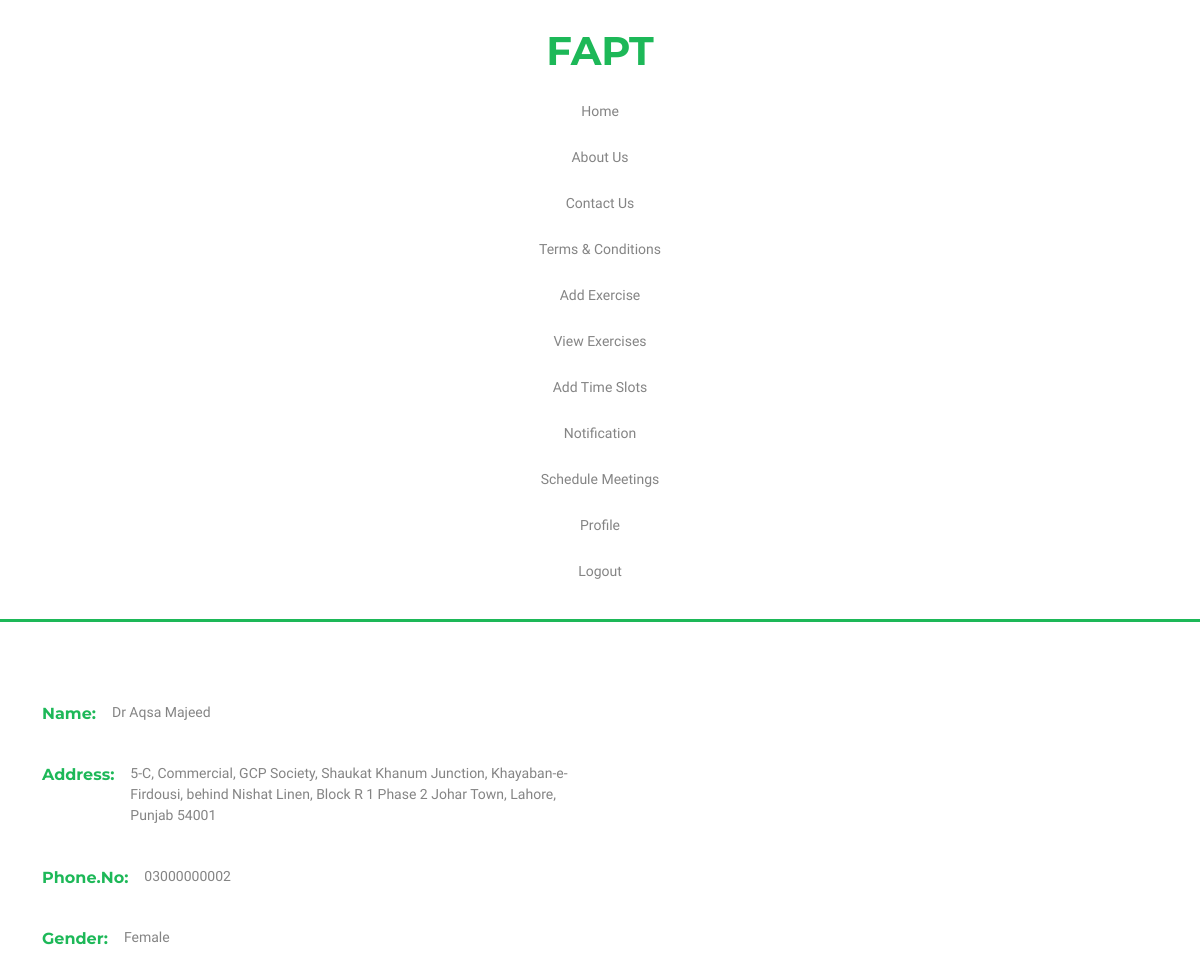
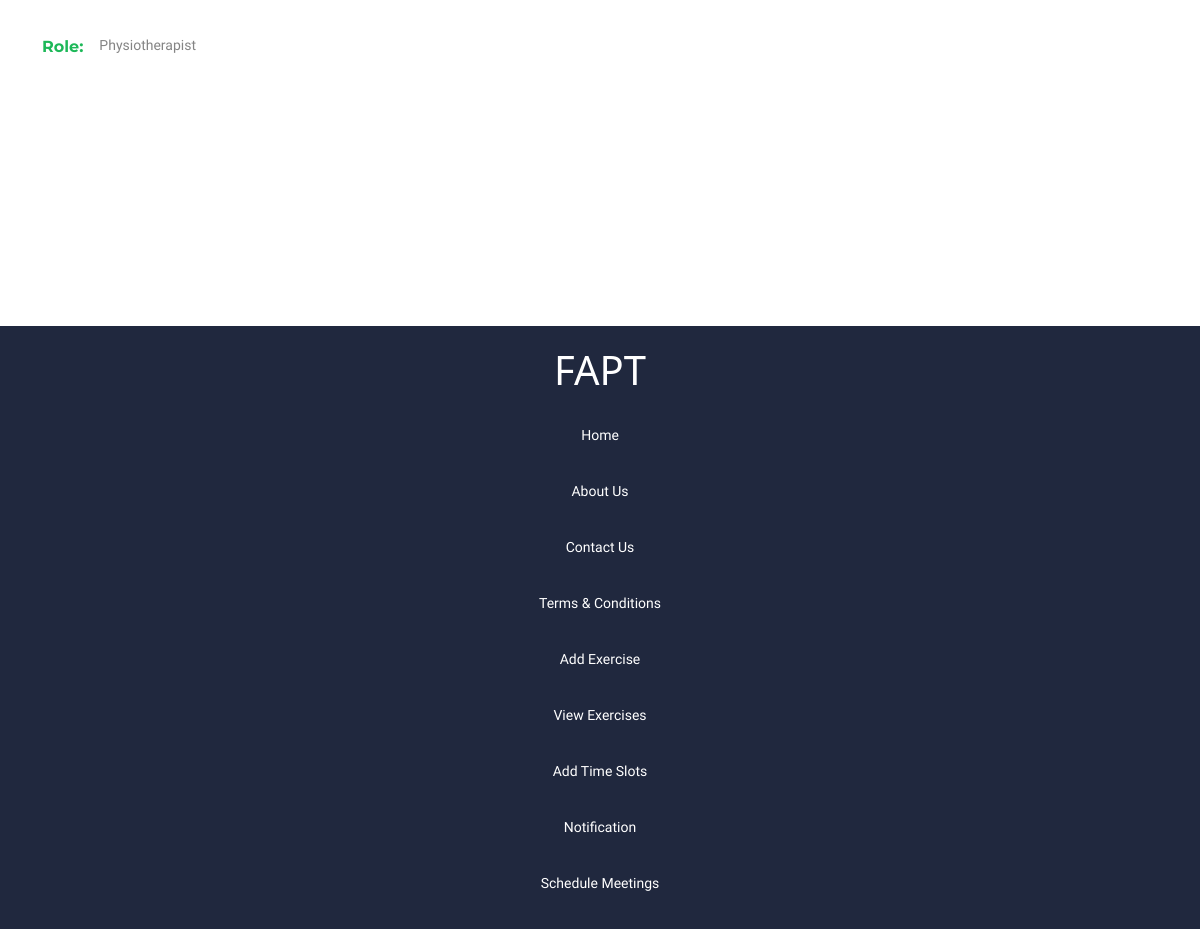
Page /PhysiotherapistPanel/physio-profile.php (signed in) on the committed database (2 pictures, top to bottom).
### tables this page shows
CREATE TABLE `physiotherapist` (
  `Physio_id` int(11) NOT NULL,
  `Physio_name` varchar(255) NOT NULL,
  `Physio_address` varchar(255) NOT NULL,
  `Physio_email` varchar(255) NOT NULL,
  `Physio_gender` varchar(255) NOT NULL,
  `Physio_qualification` varchar(255) NOT NULL,
  `Physio_experience` varchar(255) NOT NULL,
  `Physio_password` varchar(255) NOT NULL,
  `Physio_phone` varchar(255) NOT NULL,
  `Physio_rating` int(2) NOT NULL
);

### PhysiotherapistPanel/physio-profile.php (the view, shortened to what this page needs)
<?php
if(!isset($_SESSION['pno'])){
    header("location: ../login.php");
}
else{
    $phone_num = $_SESSION['pno'];
}
?>
<!DOCTYPE html>
<html lang="en">
<head>
    <link href="https://cdn.jsdelivr.net/npm/bootstrap@5.2.0/dist/css/bootstrap.min.css" rel="stylesheet">
    <link rel="stylesheet" href="./physiotherapist-style/style.css">
</head>
<body>
<nav>
        <div class="container">
            <div class="row">
                <div class="col-12 col-xxl-2">
                    <div class="navigation-logo text-center text-xxl-start">
                        <h1 class="logo">FAPT</h1>
                    </div>
                </div>
                <div class="col-12 col-xxl-10">
                    <div class="nav-select">
                        <div class="navigation-menu text-center text-xxl-center mt-xl-2 mt-0">
                            <a href="./physiotherapist-home.php">Home</a>
                            <a href="./physio-about-us.php">About Us</a>
                            <a href="./physio-contact-us.php">Contact Us</a>
                            <a href="./physio-terms-and-condition.php">Terms & Conditions</a>
                            <a href="./physio-add-exercise.php">Add Exercise</a>
                            <a href="./physio-view-exercise.php">View Exercises</a>
                            <a href="./physio-add-time-slots.php">Add Time Slots</a>
                            <a href="./physio-view-patients.php">Notification</a>
                            <a href="./physio-schedule-meetings.php">Schedule Meetings</a>
                            <a href="./physio-profile.php">Profile</a>
                            <a href="./logout.php">Logout</a>
                        </div>
                    </div>
                </div>
            </div>
        </div>
    </nav>
    <?php
        include("../db/conn.php");
        $physioProfile_Check = mysqli_query($con, "SELECT * FROM `physiotherapist` WHERE `Physio_phone` = '$phone_num'");
        $profile = mysqli_fetch_array($physioProfile_Check);
    ?>
    <section class="admin-profile">
        <div class="container">
            <div class="row">
                <div class="profile-content mb-4">
                    <label for="" class="proile-asset">Name: </label><p class="profile ms-3"> <?php echo $profile['Physio_name']; ?> </p>
                </div>
                <div class="profile-content mb-4">
                    <label for="" class="proile-asset">Address: </label><p class="profile ms-3">
                        <?php echo $profile['Physio_address']; ?>
                    </p>
                </div>
                <div class="profile-content mb-4">
                    <label for="" class="proile-asset">Phone.No: </label><p class="profile ms-3"> <?php echo $profile['Physio_phone']; ?> </p>
                </div>
                <div class="profile-content mb-4">
                    <label for="" class="proile-asset">Gender: </label><p class="profile ms-3"> <?php echo $profile['Physio_gender']; ?> </p>
                </div>
                <div class="profile-content mb-4">
                    <label for="" class="proile-asset">Role: </label><p class="profile ms-3">Physiotherapist</p>
                </div>
            </div>
        </div>
    </section>
    <footer class="footer">
        <div class="container">
            <div class="row">
                <div class="col-12 col-xxl-2">
                    <div class="footer-navigation-logo text-center text-xxl-start">
                        <h1 class="footer-logo">FAPT</h1>
                    </div>
                </div>
                <div class="col-12 col-xxl-10">
                    <div class="footer-nav-select">
                        <div class="footer-navigation-menu text-center text-xxl-center mt-xl-2 mt-0">
                            <a href="./physiotherapist-home.php">Home</a>
                            <a href="./physio-about-us.php">About Us</a>
                            <a href="./physio-contact-us.php">Contact Us</a>
                            <a href="./physio-terms-and-condition.php">Terms & Conditions</a>
                            <a href="./physio-add-exercise.php">Add Exercise</a>
                            <a href="./physio-view-exercise.php">View Exercises</a>
                            <a href="./physio-add-time-slots.php">Add Time Slots</a>
                            <a href="./physio-view-patients.php">Notification</a>
                            <a href="./physio-schedule-meetings.php">Schedule Meetings</a>
                        </div>
                    </div>
                </div>
            </div>
        </div>
    </footer>
</body>
</html>

### PhysiotherapistPanel/physiotherapist-style/style.css (style rules this page uses)
nav { padding: 27px 0px; background-color: white; border-bottom: 3px solid rgb(29, 184, 88); }
nav .navigation-logo .logo { font-size: 40px; font-weight: bold; color: rgb(29, 184, 88); font-family: 'Montserrat', sans-serif; }
nav .navigation-menu { display: flex; gap: 8px; }
nav .navigation-menu a { font-size: 14px; padding: 10px 3px 10px 3px; text-decoration: none; font-family: 'Work Sans', sans-serif; color: #6d6c6cd6; }
@media (max-width: 1200px) { nav .navigation-menu { display: flex; flex-direction: column; gap: 5px; } }
p { color: #6d6c6cd6; font-family: 'Work Sans', sans-serif; font-size: 14px; }
.profile-content { display: flex; }
.admin-profile { padding: 80px 10px 80px 10px; width: 100%; }
.proile-asset { color: rgb(29, 184, 88); font-family: 'Montserrat', sans-serif; font-size: 16px; font-weight: bold; }
.profile { max-width: 450px; }

### PhysiotherapistPanel/physio-profile.php (style rules this page uses)
.footer-navigation-menu a { font-size: 14px; padding: 15px 10px; text-decoration: none; font-family: 'Work Sans', sans-serif; color: #fff; }
.footer { position: absolute; margin:80px 0px; width:100%; padding:20px 0px; background: #20283E; }
.footer-logo { color:white; }
@media (max-width: 1214px) { .footer { margin-top: 150px; } }
@media (max-width: 1200px) { .footer .footer-navigation-menu { display: flex; flex-direction: column; gap: 5px; } }

### rows in the picture
physiotherapist: Physio_name "Dr Aqsa Majeed", Physio_address "5-C, Commercial, GCP Society, Shaukat Khanum Junction, Khayaban-e-Firdousi, behind Nishat Linen, Block R 1 Phase 2 Johar Town, Lahore, Punjab 54001", Physio_phone "03000000002", Physio_gender "Female"
